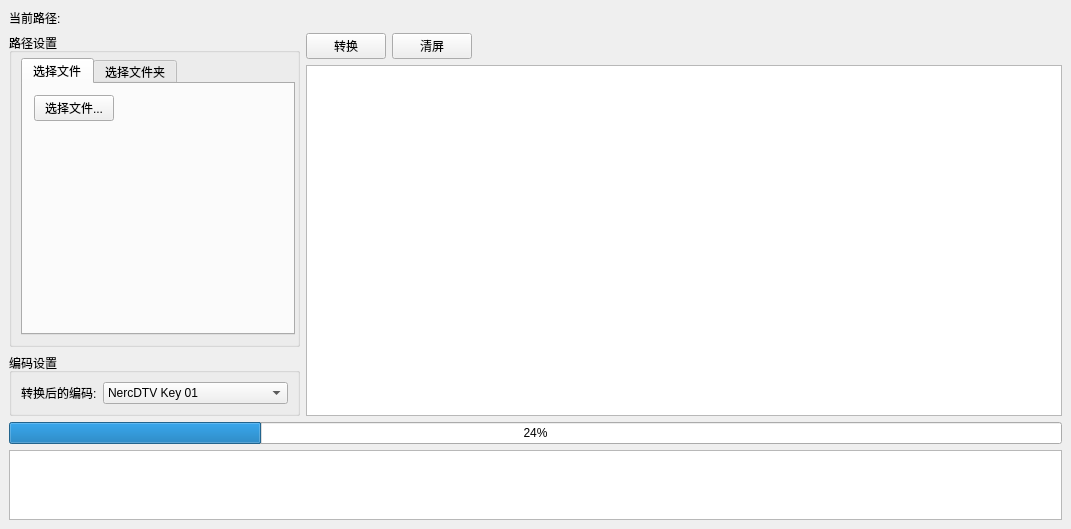
<?xml version="1.0" encoding="UTF-8"?>
<ui version="4.0">
 <class>MainWindow</class>
 <widget class="QMainWindow" name="MainWindow">
  <property name="geometry">
   <rect>
    <x>0</x>
    <y>0</y>
    <width>1071</width>
    <height>464</height>
   </rect>
  </property>
  <property name="windowTitle">
   <string>NercDTV编码转换工具V1.0.1(2023.06.09)</string>
  </property>
  <widget class="QWidget" name="centralwidget">
   <layout class="QVBoxLayout" name="verticalLayout" stretch="0,5,0,0">
    <item>
     <layout class="QHBoxLayout" name="horizontalLayout_4" stretch="0,1">
      <item>
       <widget class="QLabel" name="label_2">
        <property name="text">
         <string>当前路径:</string>
        </property>
       </widget>
      </item>
      <item>
       <widget class="QLabel" name="labelPath">
        <property name="text">
         <string/>
        </property>
       </widget>
      </item>
     </layout>
    </item>
    <item>
     <layout class="QHBoxLayout" name="horizontalLayout" stretch="0,1">
      <item>
       <layout class="QVBoxLayout" name="verticalLayout_9">
        <item>
         <widget class="QGroupBox" name="groupBoxPath">
          <property name="title">
           <string>路径设置</string>
          </property>
          <layout class="QVBoxLayout" name="verticalLayout_5">
           <property name="spacing">
            <number>2</number>
           </property>
           <property name="topMargin">
            <number>5</number>
           </property>
           <property name="rightMargin">
            <number>2</number>
           </property>
           <item>
            <widget class="QTabWidget" name="tabWidget">
             <property name="currentIndex">
              <number>0</number>
             </property>
             <widget class="QWidget" name="tab">
              <attribute name="title">
               <string>选择文件</string>
              </attribute>
              <layout class="QVBoxLayout" name="verticalLayout_7">
               <property name="leftMargin">
                <number>2</number>
               </property>
               <property name="topMargin">
                <number>2</number>
               </property>
               <property name="rightMargin">
                <number>2</number>
               </property>
               <property name="bottomMargin">
                <number>2</number>
               </property>
               <item>
                <widget class="QFrame" name="frame_2">
                 <property name="frameShape">
                  <enum>QFrame::NoFrame</enum>
                 </property>
                 <property name="frameShadow">
                  <enum>QFrame::Raised</enum>
                 </property>
                 <layout class="QHBoxLayout" name="horizontalLayout_2">
                  <item>
                   <widget class="QPushButton" name="btnChooseFile">
                    <property name="text">
                     <string>选择文件...</string>
                    </property>
                   </widget>
                  </item>
                  <item>
                   <spacer name="horizontalSpacer">
                    <property name="orientation">
                     <enum>Qt::Horizontal</enum>
                    </property>
                    <property name="sizeHint" stdset="0">
                     <size>
                      <width>40</width>
                      <height>20</height>
                     </size>
                    </property>
                   </spacer>
                  </item>
                 </layout>
                </widget>
               </item>
               <item>
                <spacer name="verticalSpacer">
                 <property name="orientation">
                  <enum>Qt::Vertical</enum>
                 </property>
                 <property name="sizeHint" stdset="0">
                  <size>
                   <width>20</width>
                   <height>40</height>
                  </size>
                 </property>
                </spacer>
               </item>
              </layout>
             </widget>
             <widget class="QWidget" name="tab_2">
              <attribute name="title">
               <string>选择文件夹</string>
              </attribute>
              <layout class="QVBoxLayout" name="verticalLayout_8">
               <property name="leftMargin">
                <number>2</number>
               </property>
               <property name="topMargin">
                <number>2</number>
               </property>
               <property name="rightMargin">
                <number>2</number>
               </property>
               <property name="bottomMargin">
                <number>2</number>
               </property>
               <item>
                <widget class="QFrame" name="frame_3">
                 <property name="frameShape">
                  <enum>QFrame::NoFrame</enum>
                 </property>
                 <property name="frameShadow">
                  <enum>QFrame::Raised</enum>
                 </property>
                 <layout class="QVBoxLayout" name="verticalLayout_4">
                  <item>
                   <layout class="QHBoxLayout" name="horizontalLayout_3">
                    <item>
                     <widget class="QPushButton" name="btnChooseFolder">
                      <property name="text">
                       <string>选择文件夹...</string>
                      </property>
                     </widget>
                    </item>
                    <item>
                     <spacer name="horizontalSpacer_2">
                      <property name="orientation">
                       <enum>Qt::Horizontal</enum>
                      </property>
                      <property name="sizeHint" stdset="0">
                       <size>
                        <width>40</width>
                        <height>20</height>
                       </size>
                      </property>
                     </spacer>
                    </item>
                   </layout>
                  </item>
                  <item>
                   <widget class="QGroupBox" name="groupBox">
                    <property name="title">
                     <string>递归处理文件夹中以下类型</string>
                    </property>
                    <layout class="QGridLayout" name="gridLayout_3">
                     <item row="1" column="1">
                      <widget class="QCheckBox" name="cbMpegFile">
                       <property name="text">
                        <string>.mpeg</string>
                       </property>
                       <property name="checked">
                        <bool>true</bool>
                       </property>
                      </widget>
                     </item>
                     <item row="1" column="3">
                      <widget class="QCheckBox" name="cbTsFile">
                       <property name="text">
                        <string>.ts</string>
                       </property>
                       <property name="checked">
                        <bool>true</bool>
                       </property>
                      </widget>
                     </item>
                     <item row="0" column="2">
                      <widget class="QCheckBox" name="cbAviFile">
                       <property name="text">
                        <string>.avi</string>
                       </property>
                       <property name="checked">
                        <bool>true</bool>
                       </property>
                      </widget>
                     </item>
                     <item row="8" column="0" colspan="4">
                      <widget class="QLabel" name="label_3">
                       <property name="text">
                        <string>自定义用空格分开,如：.mp3 .vob</string>
                       </property>
                       <property name="wordWrap">
                        <bool>true</bool>
                       </property>
                      </widget>
                     </item>
                     <item row="0" column="0">
                      <widget class="QCheckBox" name="cbMp4File">
                       <property name="text">
                        <string>.mp4</string>
                       </property>
                       <property name="checked">
                        <bool>true</bool>
                       </property>
                      </widget>
                     </item>
                     <item row="1" column="0">
                      <widget class="QCheckBox" name="cbWmvFile">
                       <property name="text">
                        <string>.wmv</string>
                       </property>
                       <property name="checked">
                        <bool>true</bool>
                       </property>
                      </widget>
                     </item>
                     <item row="1" column="2">
                      <widget class="QCheckBox" name="cbMkvFile">
                       <property name="text">
                        <string>.mkv</string>
                       </property>
                       <property name="checked">
                        <bool>true</bool>
                       </property>
                      </widget>
                     </item>
                     <item row="2" column="0">
                      <widget class="QCheckBox" name="cbRmFile">
                       <property name="text">
                        <string>.rmvb</string>
                       </property>
                       <property name="checked">
                        <bool>true</bool>
                       </property>
                      </widget>
                     </item>
                     <item row="0" column="1">
                      <widget class="QCheckBox" name="cbMovFile">
                       <property name="text">
                        <string>.mov</string>
                       </property>
                       <property name="checked">
                        <bool>true</bool>
                       </property>
                      </widget>
                     </item>
                     <item row="0" column="3">
                      <widget class="QCheckBox" name="cbFlvFile">
                       <property name="text">
                        <string>.flv</string>
                       </property>
                       <property name="checked">
                        <bool>true</bool>
                       </property>
                      </widget>
                     </item>
                     <item row="6" column="0" colspan="2">
                      <widget class="QLineEdit" name="leditCustomEncode"/>
                     </item>
                     <item row="6" column="2" colspan="2">
                      <widget class="QPushButton" name="btnCustomCheck">
                       <property name="text">
                        <string>应用</string>
                       </property>
                      </widget>
                     </item>
                     <item row="5" column="0" colspan="4">
                      <widget class="QLabel" name="label">
                       <property name="text">
                        <string>自定义类型</string>
                       </property>
                      </widget>
                     </item>
                    </layout>
                   </widget>
                  </item>
                 </layout>
                </widget>
               </item>
              </layout>
             </widget>
            </widget>
           </item>
          </layout>
         </widget>
        </item>
        <item>
         <widget class="QGroupBox" name="groupBoxEncode">
          <property name="title">
           <string>编码设置</string>
          </property>
          <layout class="QVBoxLayout" name="verticalLayout_6">
           <item>
            <layout class="QHBoxLayout" name="horizontalLayout_5" stretch="0,1">
             <item>
              <widget class="QLabel" name="label_4">
               <property name="styleSheet">
                <string notr="true"/>
               </property>
               <property name="frameShape">
                <enum>QFrame::NoFrame</enum>
               </property>
               <property name="text">
                <string>转换后的编码:</string>
               </property>
              </widget>
             </item>
             <item>
              <widget class="QComboBox" name="comboBox">
               <property name="currentIndex">
                <number>0</number>
               </property>
               <item>
                <property name="text">
                 <string>NercDTV Key 01</string>
                </property>
               </item>
               <item>
                <property name="text">
                 <string>-END-</string>
                </property>
               </item>
              </widget>
             </item>
            </layout>
           </item>
          </layout>
         </widget>
        </item>
       </layout>
      </item>
      <item>
       <layout class="QVBoxLayout" name="verticalLayout_2" stretch="0,1">
        <item>
         <layout class="QHBoxLayout" name="horizontalLayout_6">
          <item>
           <widget class="QPushButton" name="btnTransmit">
            <property name="text">
             <string>转换</string>
            </property>
           </widget>
          </item>
          <item>
           <widget class="QPushButton" name="btnClear">
            <property name="text">
             <string>清屏</string>
            </property>
           </widget>
          </item>
          <item>
           <spacer name="horizontalSpacer_3">
            <property name="orientation">
             <enum>Qt::Horizontal</enum>
            </property>
            <property name="sizeHint" stdset="0">
             <size>
              <width>40</width>
              <height>20</height>
             </size>
            </property>
           </spacer>
          </item>
         </layout>
        </item>
        <item>
         <widget class="QTableWidget" name="tableWidget"/>
        </item>
       </layout>
      </item>
     </layout>
    </item>
    <item>
     <widget class="QProgressBar" name="progressBar">
      <property name="value">
       <number>24</number>
      </property>
     </widget>
    </item>
    <item>
     <widget class="QTextBrowser" name="textBrowser"/>
    </item>
   </layout>
  </widget>
 </widget>
 <resources/>
 <connections/>
</ui>
